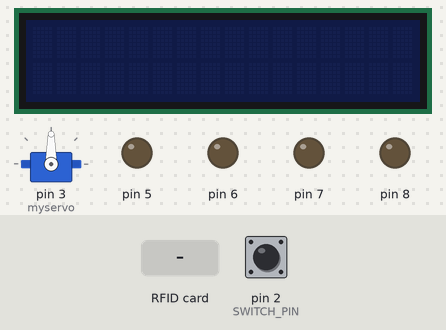
The sketch below on a simulated Arduino Uno, built with avr-gcc and run on an emulated ATmega328P. On the bench: 16×2 character LCD, servo, output pins drawn as LEDs (lit = HIGH). Inputs (shaded band) come from the test bench; at power-on: pin 2 (SWITCH_PIN) HIGH. Pins used as bus, display or sensor lines are not drawn; what the sketch prints to the serial monitor is not drawn.

Above: at 0.9 s.
1.0 s: pin 2 (SWITCH_PIN) pulled LOW for 0.15 s
At 3.8 s:
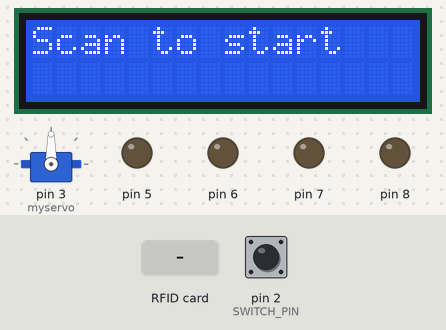
4.1 s: RFID card D4 CF 69 05 held to the reader
At 6.9 s:
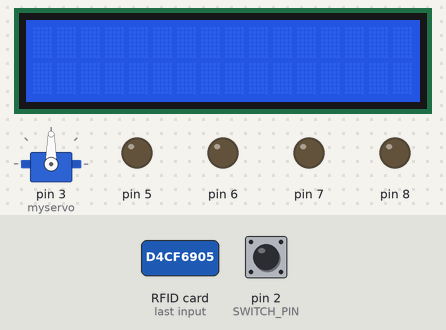
7.1 s: RFID card 2E 73 95 04 held to the reader
At 9.9 s:
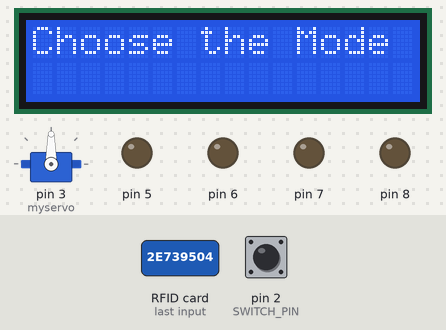
10.1 s: pin 2 (SWITCH_PIN) pulled LOW for 3.2 s
At 14.7 s:
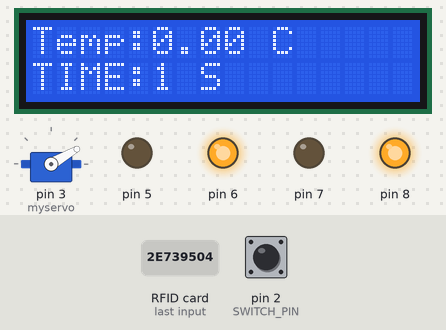
Timing chart, 0 to 15.8 s (numbered marks = the images above; inputs shaded):
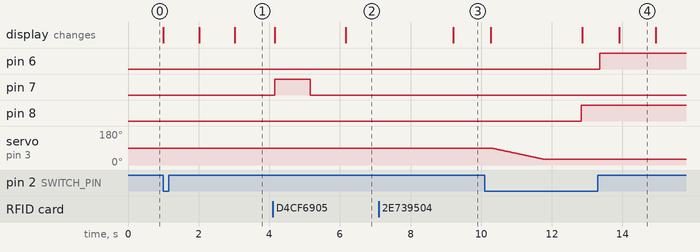

Measured:
- after the input at 1.0 s, the display: first changes at once (image 1 shows a later state)
- after the input at 4.1 s, pin 7: LOW → HIGH after 0.06 s, → LOW 1.0 s later; the display: first changes after 0.06 s (image 2 shows a later state)
- after the input at 7.1 s, the display: changes after 2.1 s (image 3)
- after the input at 10.1 s, pin 6: LOW → HIGH after 3.3 s; pin 8: LOW → HIGH after 2.7 s; servo on pin 3 (myservo): moves from 90° to 30° over 1.5 s, starting after 0.20 s; the display: first changes after 0.17 s (image 4 shows a later state)
- what the display in image 4 shows lasts 1.0 s, from 13.9 s to 14.9 s

The sketch:

Project_code.ino
```cpp
#include <Wire.h>
#include <LiquidCrystal_I2C.h>
#include <SPI.h>
#include <MFRC522.h>
#include <Servo.h>
#include <SPI.h>

#define SS_PIN 10
#define RST_PIN 9
#define SWITCH_PIN 2  // Toggle switch pin

Servo myservo;  // create Servo object to control a servo


MFRC522 rfid(SS_PIN, RST_PIN);
LiquidCrystal_I2C lcd(0x27, 16, 2);

// List of authorized tags
byte authorizedTags[1][4] = {
  { 0x2E, 0x73, 0x95, 0x04 }
};
// White Card
const byte SafetyBreak[][4] = { 0xD4, 0xCF, 0x69, 0x05 };

int safety=0;
int sensorPin = A0;  // LM35 output connected to A0
int sensorValue = 0;
float temperatureC = 0;


// Pin definitions
const int CS_PIN = 4;  // Chip Select (you said D4–D7 free, we pick D4)

// Reflow profile parameters
const int T0=25;      // Start temp
const int Tpre = 90;   // End of preheat
const int Tsoak = 140;  // End of soak
const int Tpeak = 200;  // Peak temp

const int t_pre = 90;   // Preheat duration (s)
const int t_soak = 90;  // Soak duration (s)
const int t_ramp = 60;  // Ramp to peak (s)
const int t_peak = 10;  // Peak hold (s)
const int r_cool = 4;   // Cooling rate (°C/s)

unsigned long startMillis;

float reflowSetpoint(unsigned long elapsedSec) {
  if (elapsedSec < t_pre) {
    // Preheat: 25 → 150
    return T0 + (float)(Tpre - T0) / t_pre * elapsedSec;
  } else if (elapsedSec < t_pre + t_soak) {
    // Soak: 150 → 200
    return Tpre + (float)(Tsoak - Tpre) / t_soak * (elapsedSec - t_pre);
  } else if (elapsedSec < t_pre + t_soak + t_ramp) {
    // Ramp: 200 → 260
    return Tsoak + (float)(Tpeak - Tsoak) / t_ramp * (elapsedSec - (t_pre + t_soak));
  } else if (elapsedSec < t_pre + t_soak + t_ramp + t_peak) {
    // Peak: hold at 260
    return Tpeak;
  } else {
    // Cooling: drop from 260 down
    unsigned long coolTime = elapsedSec - (t_pre + t_soak + t_ramp + t_peak);
    float temp = Tpeak - r_cool * coolTime;
    if (temp < 25) temp = 25;
    return temp;
  }
}


double readTemperature() {
  digitalWrite(CS_PIN, LOW);  // select sensor
  delayMicroseconds(10);

  // Read 16 bits from sensor
  uint16_t v = SPI.transfer16(0x00);

  digitalWrite(CS_PIN, HIGH);  // deselect sensor

  // Check if thermocouple is connected (D2 bit = 0 means OK)
  if (v & 0x4) {
    return NAN;  // no thermocouple connected
  }

  v >>= 3;                        // remove lower 3 bits
  double temperature = v * 0.25;  // each bit = 0.25 °C

  return temperature;
}

void setup() {
  lcd.init();
  myservo.attach(3);

  Serial.begin(9600);

  SPI.begin();
  pinMode(CS_PIN, OUTPUT);
  digitalWrite(CS_PIN, HIGH);  // keep CS high (inactive)

  pinMode(SWITCH_PIN, INPUT_PULLUP);  // Switch with internal pull-up

  pinMode(8, OUTPUT);
  pinMode(7, OUTPUT);
  pinMode(6, OUTPUT);
  pinMode(5, OUTPUT);

  SPI.begin();
  rfid.PCD_Init();
  lcd.setCursor(0, 0);

  // Wait until toggle switch is ON
  while (digitalRead(SWITCH_PIN) == HIGH) {
  }
  lcd.backlight();
  delay(1000);
  lcd.print("Well Come!!!");
  delay(1000);
  lcd.clear();
}

void loop() {

  // Switch is ON → start RFID scanning
  lcd.setCursor(0, 0);
  lcd.print("Scan to start");

  if (!rfid.PICC_IsNewCardPresent()) return;
  if (!rfid.PICC_ReadCardSerial()) return;

  // Check if scanned UID is authorized
  if (isAuthorized()) {
    lcd.clear();
    lcd.setCursor(0, 0);
    lcd.print("Authorized!");
    lcd.setCursor(0, 0);

    startProgram();  // Your program code

  }
  else {
    lcd.setCursor(0, 0);
    lcd.print("Unauthorized tag");

  // Display UID on LCD
    lcd.setCursor(0, 1);
    lcd.print("UID: ");
    for (byte i = 0; i < rfid.uid.size; i++) {
    String uidPart = String(rfid.uid.uidByte[i], HEX);
    if (uidPart.length() < 2) uidPart = "0" + uidPart;
    uidPart.toUpperCase();
    lcd.print(uidPart);
    lcd.print(" ");
  }

    //Blue LED and Beep
    digitalWrite(7, HIGH);
    delay(1000);
    digitalWrite(7, LOW);
    delay(1000);
    lcd.clear();
  }

  rfid.PICC_HaltA();  // Stop communication with the card
  delay(2000);        // Wait a moment before next scan
}

// Check if scanned UID matches any authorized tag
bool isAuthorized() {
  for (byte t = 0; t < sizeof(authorizedTags) / sizeof(authorizedTags[0]); t++) {
    bool match = true;
    for (byte i = 0; i < 4; i++) {
      if (rfid.uid.uidByte[i] != authorizedTags[t][i]) {
        match = false;
        break;
      }
    }
    if (match) return true;
  }
  return false;
}

// Safety Break
bool isNoSafety() {
  for (byte t = 0; t < sizeof(SafetyBreak) / sizeof(SafetyBreak[0]); t++) {
    bool match = true;
    for (byte i = 0; i < 4; i++) {
      if (rfid.uid.uidByte[i] != SafetyBreak[t][i]) {
        match = false;
        break;
      }
    }
    if (match) return true;
  }
  return false;
}


// Your main program code
void startProgram()
{

  lcd.clear();
  delay(1000);

while(1){

    lcd.clear();
    lcd.setCursor(0,0);
    lcd.print("Choose the Mode");
    delay(500);

//button
if (digitalRead(SWITCH_PIN)==LOW) {
  safety=1;

  //Display
  lcd.clear();
  lcd.setCursor(0,0);
  lcd.print("Safety ON");


  for (int i = 90; i >= 30; i--) {
    myservo.write(i);  // tell servo to go to position
    delay(25);
  };

   break;
}

else if (rfid.PICC_IsNewCardPresent() && rfid.PICC_ReadCardSerial()) {
    if(isNoSafety()){
      safety=0;
    lcd.clear();
    lcd.setCursor(0,0);
    lcd.print("Safety OFF");

    //Beep and LED
    digitalWrite(7, HIGH);
    delay(100);
    digitalWrite(7, LOW);


    rfid.PICC_HaltA();  // Stop communication with the card
    break;
    }
    else{
    lcd.clear();
    // Display UID on LCD
    lcd.setCursor(0, 1);
    lcd.print("UID: ");
    for (byte i = 0; i < rfid.uid.size; i++) {
    String uidPart = String(rfid.uid.uidByte[i], HEX);
    if (uidPart.length() < 2) uidPart = "0" + uidPart;
    uidPart.toUpperCase();
    lcd.print(uidPart);
    lcd.print(" ");
                    }
    rfid.PICC_HaltA();  // Stop communication with the card

    //Blue LED and Beep
    digitalWrite(7, HIGH);
    delay(1000);
    digitalWrite(7, LOW);
    lcd.clear();
    }
}
  lcd.clear();
}
  delay(1000);
  lcd.clear();
  lcd.setCursor(0, 0);
  lcd.print("Place the PCB &");
  lcd.setCursor(0, 1);
  lcd.print("Press the button");


  while (digitalRead(SWITCH_PIN) == HIGH) {}
  lcd.clear();


  // starting timer of the Chart of temp
  startMillis = millis();
  while (1) {

    unsigned long elapsedSec = (millis() - startMillis) / 1000;
    float target = reflowSetpoint(elapsedSec);

    if(readTemperature()>=200 ){break;}

    if (readTemperature() < target) {
      //Activating the heater
      digitalWrite(8, HIGH);
    } else if (readTemperature() > target) {
      //Activating the heater
      digitalWrite(8, LOW);
    }
    lcd.setCursor(0, 0);
    lcd.print("Temp:");
    lcd.print(readTemperature());
    lcd.print(" C");

    lcd.setCursor(0, 1);
    lcd.print("TIME:");
    lcd.print(elapsedSec);
    lcd.print(" S");

    Serial.println(readTemperature());  // send to temperature to plotter
    delay(500);

    lcd.clear();

    //Changing the Led Base on Temperatuer
    if(readTemperature()>45){
      digitalWrite(5,HIGH);
      digitalWrite(6,LOW);
    }
    else{
      digitalWrite(5,LOW);
      digitalWrite(6,HIGH);
    }
    if (elapsedSec > 120 & readTemperature() < 40) {
      break;
    }
  }
  //DeActivating the heater
  digitalWrite(8, LOW);
 while (readTemperature()>40) {

    lcd.setCursor(0, 0);
    lcd.print("Temp:");
    lcd.print(readTemperature());
    lcd.print(" C");

    lcd.setCursor(0, 1);
    lcd.print("Cooling.");
    lcd.setCursor(0, 1);
    lcd.print("Cooling..");
    lcd.setCursor(0, 1);
    lcd.print("Cooling...");


    Serial.println(readTemperature());  // send to temperature to plotter
    delay(500);

    lcd.clear();

    //Changing the Led Base on Temperatuer
    if(readTemperature()>45){
      digitalWrite(5,HIGH);
      digitalWrite(6,LOW);
    }
    else{
      digitalWrite(5,LOW);
      digitalWrite(6,HIGH);
    }
  }

  //TURN Red & Green Off
  digitalWrite(5,LOW);
  digitalWrite(6,LOW);


  for (int i = 0; i < 3; i++) {
    digitalWrite(7, HIGH);
    delay(1000);
    digitalWrite(7, LOW);
    delay(1000);
  }
if (safety){
  for (int i = 30; i <= 90; i++) {
    myservo.write(i);  // tell servo to go to position
    delay(25);
  }
}
  lcd.clear();


  }
```
